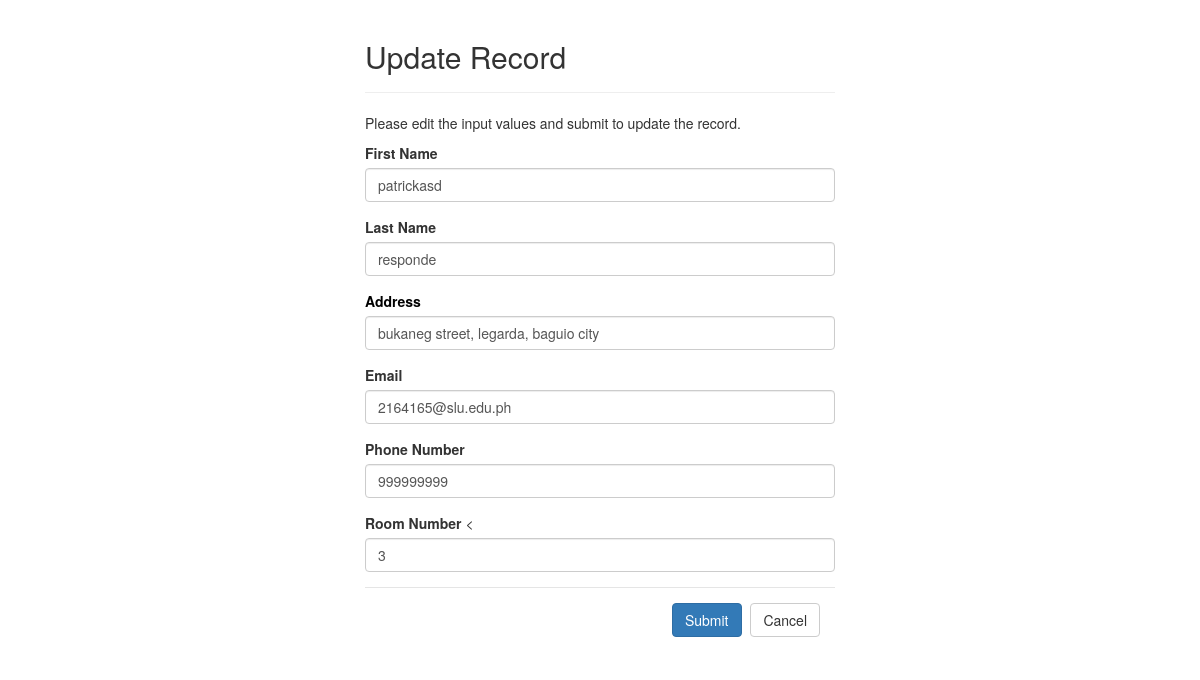
/material-dashboard/pages/php/edit_info.php?tenantID=1, run on an earlier commit of the app's database.
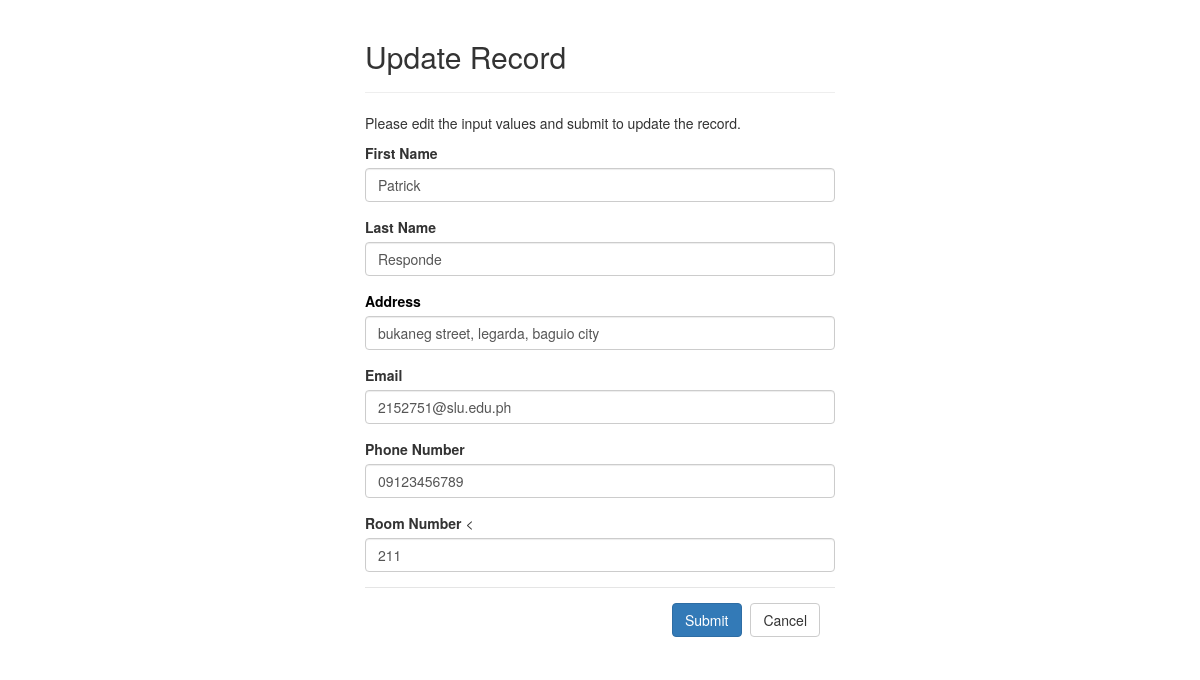
And on a later commit of the database.
### tables this page shows
CREATE TABLE `tenantinfo` (
  `tenantID` int(11) NOT NULL,
  `firstName` varchar(255) NOT NULL,
  `lastName` varchar(255) NOT NULL,
  `address` varchar(255) NOT NULL,
  `email` varchar(255) NOT NULL,
  `pnumber` varchar(11) NOT NULL,
  `roomNumber` varchar(255) NOT NULL
);

### material-dashboard/pages/php/edit_info.php (the view, shortened to what the changed rows need)
<?php
require_once "dbconn.php";
$firstName = $lastName = $address = $email = $pnumber = $roomNumber = "";
$firstName_err = $lastName_err = $address_err = $email_err = $pnumber_err = $roomNumber_err = "";
if(isset($_POST["tenantID"]) && !empty($_POST["tenantID"])){
    $tenantID = $_POST["tenantID"];
    $input_fname = trim($_POST["firstName"]);
    if(empty($input_fname)){
        $firstName_err = "Please enter a name.";
    } elseif(!filter_var($input_fname, FILTER_VALIDATE_REGEXP, array("options"=>array("regexp"=>"/^[a-zA-Z\s]+$/")))){
        $firstName_err = "Please enter a valid name.";
    } else{
        $firstName = $input_fname;
    }
    $input_lname = trim($_POST["lastName"]);
    if(empty($input_lname)){
        $lastName_err = "Please enter a name.";
    } elseif(!filter_var($input_lname, FILTER_VALIDATE_REGEXP, array("options"=>array("regexp"=>"/^[a-zA-Z\s]+$/")))){
        $lastName_err = "Please enter a valid name.";
    } else{
        $lastName = $input_lname;
    }
    $input_address = trim($_POST["address"]);
    if(empty($input_address)){
        $address_err = "Please enter an address.";
    } else{
        $address = $input_address;
    }
    $input_email = trim($_POST["email"]);
    if(empty($input_email)){
        $email_err = "Please enter a name.";
    } else{
        $email = $input_email;
    }
    $input_pnumber = trim($_POST["pnumber"]);
    if(empty($input_pnumber)){
        $pnumber_err = "Please enter a number.";
    } else{
        $pnumber = $input_pnumber;
    }
    $input_roomNumber = trim($_POST["roomNumber"]);
    if(empty($input_roomNumber)){
        $roomNumber_err = "Please enter a room number.";
    } else{
        $roomNumber = $input_roomNumber;
    }
    if(empty($firstName_err) && empty($lastName_err) && empty($address_err) && empty($email_err) &&empty($pnumber_err)&&empty($roomNumber_err)){
        $sql = "UPDATE tenantinfo SET firstName=?, lastName=?, address=?, email=?, pnumber=?, roomNumber=? WHERE tenantID=?";
        if($stmt = mysqli_prepare($link, $sql)){
            mysqli_stmt_bind_param($stmt, "ssssssi", $param_fname, $param_lName, $param_address, $param_email,  $param_pnumber, $param_roomNumber, $param_tenantID);
            $param_fname = $firstName;
            $param_lName = $lastName;
            $param_address = $address;
            $param_email = $email;
            $param_pnumber = $pnumber;
            $param_roomNumber = $roomNumber;
            $param_tenantID = $tenantID;
            if(mysqli_stmt_execute($stmt)){
                header("location: ../viewinfo.php");
                exit();
            } else{
                echo "Something went wrong. Please try again later.". mysqli_error($link);
            }
        }
        mysqli_stmt_close($stmt);
    }
    mysqli_close($link);
} else{
    if(isset($_GET["tenantID"]) && !empty(trim($_GET["tenantID"]))){
        $sql = "SELECT * FROM tenantinfo WHERE tenantID = ?";
        if($stmt = mysqli_prepare($link, $sql)){
            mysqli_stmt_bind_param($stmt, "i", $param_tenantID);
            if(mysqli_stmt_execute($stmt)){
                $result = mysqli_stmt_get_result($stmt);
                if(mysqli_num_rows($result) == 1){
                    $row = mysqli_fetch_array($result, MYSQLI_ASSOC);
                $firstName = $row["firstName"];
                $lastName = $row["lastName"];
                $address = $row["address"];
                $email = $row["email"];
                $pnumber = $row["pnumber"];
                $roomNumber = $row["roomNumber"];
                } else{
                    echo "error!";
                    exit();
                }
            } else{
                echo "Oops! Something went wrong. Please try again later.". mysqli_error($link);
            }
        }
    }
      else{
        echo "Oops! Something went wrong. Please try again later.";
        exit();
    }
}
?>
<!DOCTYPE html>
<html lang="en">
<head>
    <link rel="stylesheet" href="https://maxcdn.bootstrapcdn.com/bootstrap/3.3.7/css/bootstrap.css">
</head>
<body>
    <div class="wrapper">
        <div class="container-fluid">
            <div class="row">
                <div class="col-md-12">
                    <div class="page-header">
                        <h2>Update Record</h2>
                    </div>
                    <form action="<?php echo htmlspecialchars(basename($_SERVER['REQUEST_URI'])); ?>" method="post">
                        <div class="form-group <?php echo (!empty($firstName_err)) ? 'has-error' : ''; ?>">
                            <label>First Name</label>
                            <input type="text" name="firstName" class="form-control" value="<?php echo $firstName; ?>">
                        </div>
                        <div class="form-group <?php echo (!empty($lastName_err)) ? 'has-error' : ''; ?>">
                            <label>Last Name</label>
                            <input type="text" name="lastName" class="form-control" value="<?php echo $lastName; ?>">
                        </div>
                        <div class="form-group <?php echo (!empty($user_type_err)) ? 'has-error' : ''; ?>">
                            <label style="color: black;">Address</label>
                            <input type="text" name="address" class="form-control" value="<?php echo $address; ?>">
                        </div>
                        <div class="form-group <?php echo (!empty($email_err)) ? 'has-error' : ''; ?>">
                            <label>Email</label>
                            <input type="text" name="email" class="form-control" value="<?php echo $email; ?>">
                        </div>
                        <div class="form-group <?php echo (!empty($pnumber_err)) ? 'has-error' : ''; ?>">
                            <label>Phone Number</label>
                            <input type="text" name="pnumber" class="form-control" value="<?php echo $pnumber; ?>">
                        </div>
                        <div class="form-group <?php echo (!empty($status_err)) ? 'has-error' : ''; ?>">
                            <label>Room Number</label>
                            <<input type="text" name="roomNumber" class="form-control" value="<?php echo $roomNumber; ?>">
                        </div>
                    </form>
                </div>
            </div>
        </div>
    </div>
</body>
</html>

What changed in the data, as far as the page shows it:
changed tenantinfo "bukaneg street, legarda, baguio city": firstName "patrickasd" → "Patrick"; lastName "responde" → "Responde"; email "2164165@slu.edu.ph" → "2152751@slu.edu.ph"; pnumber "999999999" → "09123456789"; roomNumber "3" → "211"
